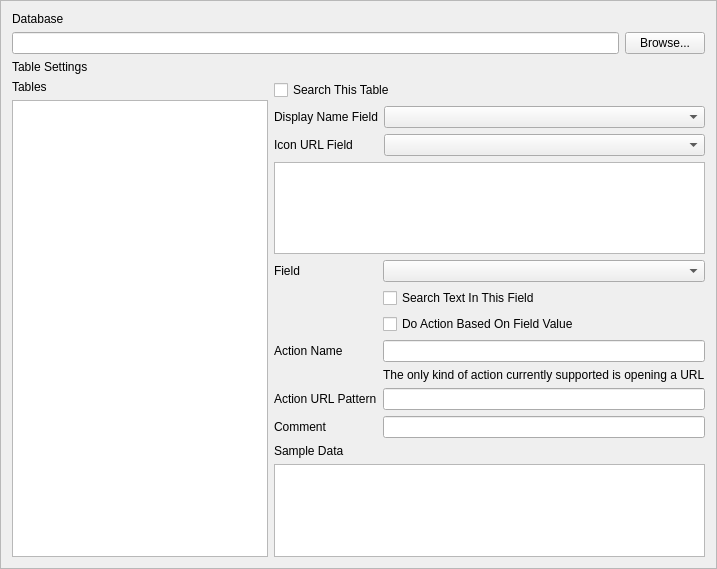
<?xml version="1.0" encoding="UTF-8"?>
<ui version="4.0">
 <class>Frame</class>
 <widget class="QFrame" name="Frame">
  <property name="geometry">
   <rect>
    <x>0</x>
    <y>0</y>
    <width>685</width>
    <height>569</height>
   </rect>
  </property>
  <property name="windowTitle">
   <string>Frame</string>
  </property>
  <property name="frameShape">
   <enum>QFrame::StyledPanel</enum>
  </property>
  <property name="frameShadow">
   <enum>QFrame::Raised</enum>
  </property>
  <layout class="QVBoxLayout" name="verticalLayout_2">
   <item>
    <layout class="QVBoxLayout" name="verticalLayout" stretch="0,0">
     <item>
      <widget class="QLabel" name="label">
       <property name="sizePolicy">
        <sizepolicy hsizetype="Preferred" vsizetype="Fixed">
         <horstretch>0</horstretch>
         <verstretch>0</verstretch>
        </sizepolicy>
       </property>
       <property name="text">
        <string>Database</string>
       </property>
      </widget>
     </item>
     <item>
      <layout class="QHBoxLayout" name="horizontalLayout" stretch="0,0">
       <property name="spacing">
        <number>6</number>
       </property>
       <item>
        <widget class="QLineEdit" name="textDatabaseFilename"/>
       </item>
       <item>
        <widget class="QPushButton" name="buttonDatabaseFilenameBrowse">
         <property name="text">
          <string>Browse...</string>
         </property>
        </widget>
       </item>
      </layout>
     </item>
    </layout>
   </item>
   <item>
    <widget class="QLabel" name="label_2">
     <property name="sizePolicy">
      <sizepolicy hsizetype="Preferred" vsizetype="Fixed">
       <horstretch>0</horstretch>
       <verstretch>0</verstretch>
      </sizepolicy>
     </property>
     <property name="text">
      <string>Table Settings</string>
     </property>
    </widget>
   </item>
   <item>
    <layout class="QHBoxLayout" name="horizontalLayout_2">
     <item>
      <layout class="QVBoxLayout" name="verticalLayout_4">
       <item>
        <widget class="QLabel" name="label_3">
         <property name="sizePolicy">
          <sizepolicy hsizetype="Preferred" vsizetype="Fixed">
           <horstretch>0</horstretch>
           <verstretch>0</verstretch>
          </sizepolicy>
         </property>
         <property name="text">
          <string>Tables</string>
         </property>
        </widget>
       </item>
       <item>
        <widget class="QListWidget" name="listTables">
         <property name="sizePolicy">
          <sizepolicy hsizetype="Minimum" vsizetype="Expanding">
           <horstretch>0</horstretch>
           <verstretch>0</verstretch>
          </sizepolicy>
         </property>
        </widget>
       </item>
      </layout>
     </item>
     <item>
      <layout class="QVBoxLayout" name="verticalLayout_3">
       <item>
        <widget class="QCheckBox" name="checkBoxTableEnabled">
         <property name="text">
          <string>Search This Table</string>
         </property>
        </widget>
       </item>
       <item>
        <layout class="QGridLayout" name="gridLayout">
         <item row="0" column="1">
          <widget class="QComboBox" name="comboDisplayNameField">
           <property name="toolTip">
            <string>A field with a &quot;friendly name&quot; to identify this record in launchy</string>
           </property>
          </widget>
         </item>
         <item row="0" column="0">
          <widget class="QLabel" name="label_5">
           <property name="sizePolicy">
            <sizepolicy hsizetype="Fixed" vsizetype="Fixed">
             <horstretch>0</horstretch>
             <verstretch>0</verstretch>
            </sizepolicy>
           </property>
           <property name="text">
            <string>Display Name Field</string>
           </property>
          </widget>
         </item>
         <item row="1" column="0">
          <widget class="QLabel" name="label_9">
           <property name="text">
            <string>Icon URL Field</string>
           </property>
          </widget>
         </item>
         <item row="1" column="1">
          <widget class="QComboBox" name="comboIconURLField">
           <property name="toolTip">
            <string>A field with the URL of an image to use as an icon in launchy for results for this record</string>
           </property>
          </widget>
         </item>
        </layout>
       </item>
       <item>
        <widget class="QTableWidget" name="tableColumnSettings"/>
       </item>
       <item>
        <layout class="QFormLayout" name="formLayout">
         <item row="4" column="0">
          <widget class="QLabel" name="label_6">
           <property name="text">
            <string>Action Name</string>
           </property>
          </widget>
         </item>
         <item row="4" column="1">
          <widget class="QLineEdit" name="textActionName">
           <property name="toolTip">
            <string>Name for the action to show in the Launchy item</string>
           </property>
          </widget>
         </item>
         <item row="6" column="0">
          <widget class="QLabel" name="label_7">
           <property name="text">
            <string>Action URL Pattern</string>
           </property>
          </widget>
         </item>
         <item row="6" column="1">
          <widget class="QLineEdit" name="textActionURLPattern">
           <property name="toolTip">
            <string>The URL to open when this action is selected; use %s as a placeholder for the value from the field if desired</string>
           </property>
          </widget>
         </item>
         <item row="1" column="0">
          <widget class="QLabel" name="label_8">
           <property name="text">
            <string>Field</string>
           </property>
          </widget>
         </item>
         <item row="1" column="1">
          <widget class="QComboBox" name="comboField"/>
         </item>
         <item row="3" column="1">
          <widget class="QCheckBox" name="checkBoxHasAction">
           <property name="text">
            <string>Do Action Based On Field Value</string>
           </property>
          </widget>
         </item>
         <item row="7" column="0">
          <widget class="QLabel" name="label_10">
           <property name="text">
            <string>Comment</string>
           </property>
          </widget>
         </item>
         <item row="7" column="1">
          <widget class="QLineEdit" name="textComment"/>
         </item>
         <item row="2" column="1">
          <widget class="QCheckBox" name="checkBoxIsSearchField">
           <property name="text">
            <string>Search Text In This Field</string>
           </property>
          </widget>
         </item>
         <item row="5" column="1">
          <widget class="QLabel" name="label_11">
           <property name="text">
            <string>The only kind of action currently supported is opening a URL</string>
           </property>
          </widget>
         </item>
        </layout>
       </item>
       <item>
        <widget class="QLabel" name="label_4">
         <property name="text">
          <string>Sample Data</string>
         </property>
        </widget>
       </item>
       <item>
        <widget class="QTextBrowser" name="textSampleData"/>
       </item>
      </layout>
     </item>
    </layout>
   </item>
  </layout>
 </widget>
 <resources/>
 <connections/>
</ui>
